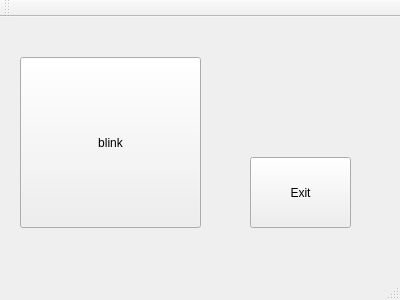
<?xml version="1.0" encoding="UTF-8"?>
<ui version="4.0">
 <class>MainWindow</class>
 <widget class="QMainWindow" name="MainWindow">
  <property name="geometry">
   <rect>
    <x>0</x>
    <y>0</y>
    <width>400</width>
    <height>300</height>
   </rect>
  </property>
  <property name="windowTitle">
   <string>MainWindow</string>
  </property>
  <widget class="QWidget" name="centralWidget">
   <widget class="QPushButton" name="pushButton">
    <property name="geometry">
     <rect>
      <x>20</x>
      <y>40</y>
      <width>181</width>
      <height>171</height>
     </rect>
    </property>
    <property name="text">
     <string>blink</string>
    </property>
   </widget>
   <widget class="QPushButton" name="pushButton_2">
    <property name="geometry">
     <rect>
      <x>250</x>
      <y>140</y>
      <width>101</width>
      <height>71</height>
     </rect>
    </property>
    <property name="text">
     <string>Exit</string>
    </property>
   </widget>
  </widget>
  <widget class="QMenuBar" name="menuBar">
   <property name="geometry">
    <rect>
     <x>0</x>
     <y>0</y>
     <width>400</width>
     <height>27</height>
    </rect>
   </property>
  </widget>
  <widget class="QToolBar" name="mainToolBar">
   <attribute name="toolBarArea">
    <enum>TopToolBarArea</enum>
   </attribute>
   <attribute name="toolBarBreak">
    <bool>false</bool>
   </attribute>
  </widget>
  <widget class="QStatusBar" name="statusBar"/>
 </widget>
 <layoutdefault spacing="6" margin="11"/>
 <resources/>
 <connections/>
</ui>
